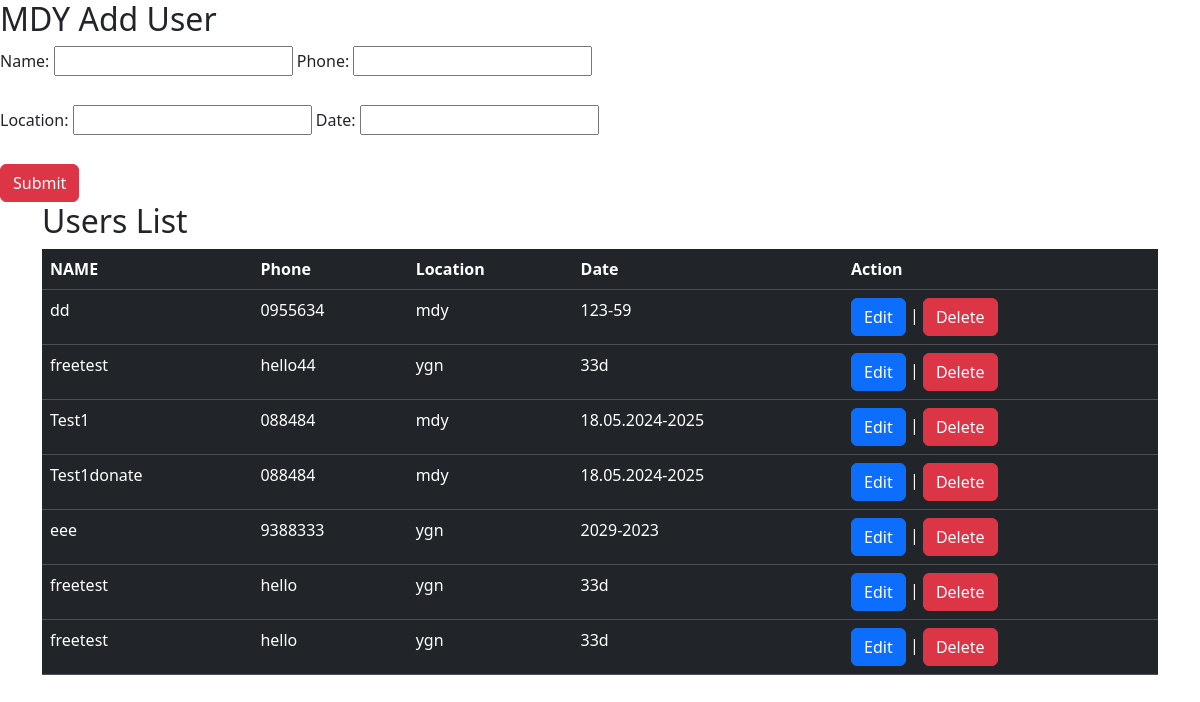
Before: / with the older database file.
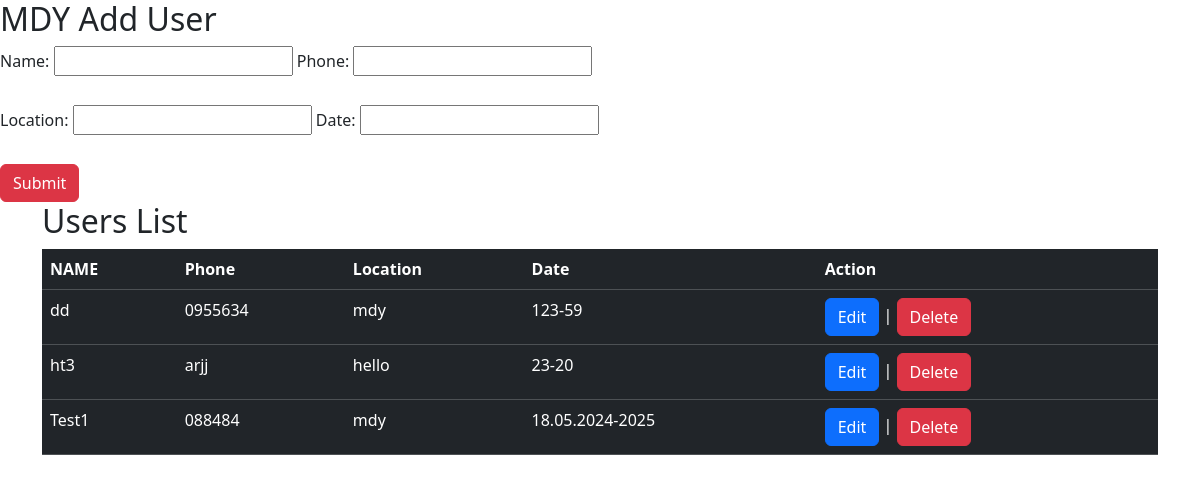
After: the same page with the newer database file.
### tables this page shows
CREATE TABLE mdysafe (
        id INTEGER PRIMARY KEY AUTOINCREMENT,
        name TEXT NOT NULL,
        phone CHAR,
        location CHAR,
        date CHAR
        
    );

### backend.py (the view)
@app.route("/")
def home():
    conn = sqlite3.connect(DATABASE)
    cursor = conn.cursor()
    cursor.execute("SELECT * FROM mdysafe")
    users = cursor.fetchall()
    conn.close()
    return render_template("index.html", users=users)

### templates/index.html (shortened to what this page needs)
<!DOCTYPE html>
<html lang="en">
<head>
  <link href="https://cdn.jsdelivr.net/npm/bootstrap@5.3.3/dist/css/bootstrap.min.css" rel="stylesheet">
</head>
<body>
    <h2>MDY Add User</h2>
    <form action="/submit" method="POST">
        <label for="name" class="form-label">Name:</label>
        <input type="text" id="name" name="name" class="form-contorl" required>
        <label for="phone" class="form-label">Phone:</label>
        <input type="text" id="phone" name="phone"  class="form-contorl"><br><br>
        <labe for="location" class="form-label">Location:</label>
        <input type="text" id="location" name="location" class="form-contorl">
        <label for="date" class="form-label">Date:</label>
        <input type="text" id="date" name="date" class="form-contorl"><br><br>
        <button type="submit" class="btn btn-danger">Submit</button>
    </form>
    <div class="container">
        <div class="row">
            <div class="col-12">
            <h2>Users List</h2>
    <table class="table table-dark">
        <tr>
            <th> NAME</th>
            <th> Phone</th>
            <th> Location</th>
            <th> Date</th>
            <th>Action</th>
        </tr>
        {% for user in users %}
        <tr>
            <td>{{user[1]}}</td>
            <td>{{user[2]}}</td>
            <td>{{user[3]}}</td>
            <td>{{user[4]}}</td>
            <td>
                <a href="/edit/{{ user[0] }}" class="btn btn-primary">Edit</a> |
                <a href="/delete/{{ user[0] }}"class= "btn btn-danger" onclick="return confirm('Are you sure?')">Delete</a>
            </td>
        </tr>
        {% endfor %}
      </table>
      </div>
        </div>
    </div>
</body>
</html>

Changed rows visible on the page:
removed mdysafe: name "freetest", phone "hello44", location "ygn", date "33d"
removed mdysafe: name "Test1donate", phone "088484", location "mdy", date "18.05.2024-2025"
removed mdysafe: name "eee", phone "9388333", location "ygn", date "2029-2023"
removed mdysafe: name "freetest", phone "hello", location "ygn", date "33d"
removed mdysafe: name "freetest", phone "hello", location "ygn", date "33d"
added mdysafe: name "ht3", phone "arjj", location "hello", date "23-20"
